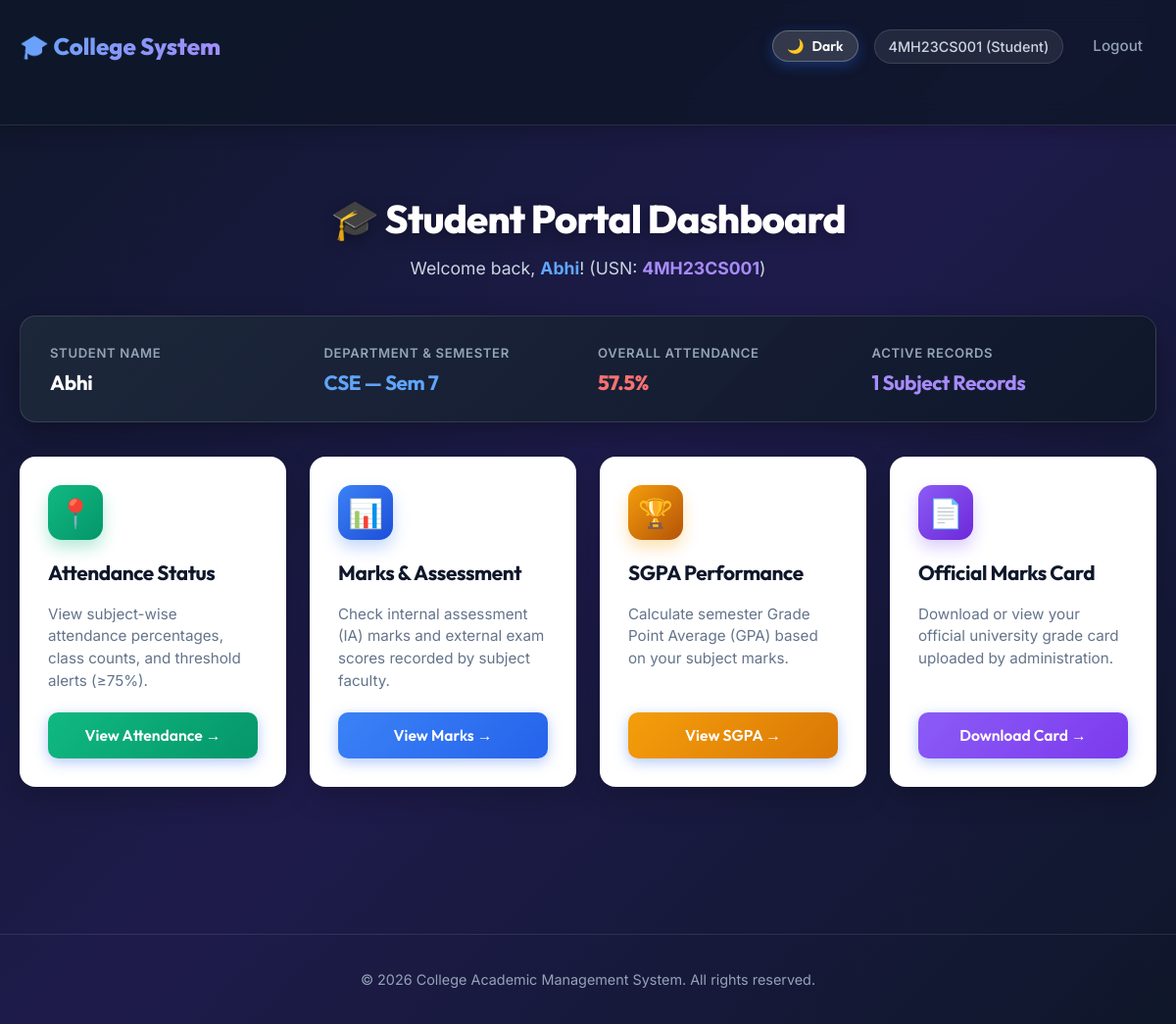
The app's page /dashboard (signed in) with its own data.
### backend/app.py (models this page shows, shortened)
class User(UserMixin, db.Model):
    id = db.Column(db.Integer, primary_key=True)
    username = db.Column(db.String(150), unique=True, nullable=False)
    password_hash = db.Column(db.String(256), nullable=False)
    role = db.Column(db.String(20), nullable=False)  # Admin, HOD, Faculty, Student
    dept = db.Column(db.String(100), nullable=True)

class Student(db.Model):
    id = db.Column(db.Integer, primary_key=True)
    usn = db.Column(db.String(50), unique=True, nullable=False)
    name = db.Column(db.String(200), nullable=False)
    dept = db.Column(db.String(100), nullable=True)
    semester = db.Column(db.Integer, nullable=True)

### backend/app.py (the view)
@app.route('/dashboard')
@login_required
def dashboard():
    role = current_user.role
    if role == 'Admin':
        return render_template('dashboard_admin.html')
    if role == 'HOD':
        return render_template('dashboard_hod.html')
    if role == 'Faculty':
        return render_template('dashboard_faculty.html')
    student = Student.query.filter_by(usn=current_user.username).first()
    avg_attendance = None
    enrolled_subjects_count = 0
    sgpa_info = None
    if student:
        att_records = Attendance.query.filter_by(student_id=student.id).all()
        if att_records:
            tot_att = sum(a.attended for a in att_records)
            tot_tot = sum(a.total for a in att_records)
            if tot_tot > 0:
                avg_attendance = round((tot_att / tot_tot) * 100, 1)
        enrolled_subjects_count = len(att_records) or Marks.query.filter_by(student_id=student.id).count()
        sgpa_info = compute_student_sgpa_details(student.id)
    return render_template('dashboard_student.html', student=student, avg_attendance=avg_attendance, enrolled_subjects_count=enrolled_subjects_count, sgpa_info=sgpa_info)

### backend/app.py (called while the page is built)
@app.context_processor
def inject_user():
    return dict(user=current_user)

@login_manager.user_loader
def load_user(user_id):
    return User.query.get(int(user_id))

def calculate_grade_and_gp(score):
    if score >= 90:
        return 'O', 10
    elif score >= 80:
        return 'A+', 9
    elif score >= 70:
        return 'A', 8
    elif score >= 60:
        return 'B+', 7
    elif score >= 50:
        return 'B', 6
    elif score >= 40:
        return 'C', 5
    else:
        return 'F', 0

### frontend/templates/dashboard_student.html (shortened to what this page needs)
{% extends 'base.html' %}
{% block content %}
<div class="dashboard-container" style="max-width: 1250px; margin: 0 auto; padding: 10px 0 50px;">
  <div class="dashboard-header" style="text-align: center; margin-bottom: 35px;">
    <h1 style="font-size: 2.5rem; font-weight: 800; color: #ffffff; margin-bottom: 8px; text-shadow: 0 4px 15px rgba(0,0,0,0.3);">
      🎓 Student Portal Dashboard
    </h1>
    <p style="font-size: 1.1rem; color: #cbd5e1;">
      Welcome back, <strong style="color: #60a5fa;">{{ student.name if student else user.username }}</strong>! (USN: <span style="color: #a78bfa; font-weight: 700;">{{ student.usn if student else user.username }}</span>)
    </p>
  </div>
  <div class="card" style="background: linear-gradient(135deg, rgba(30, 41, 59, 0.9), rgba(15, 23, 42, 0.95)); border: 1px solid rgba(255,255,255,0.12); border-radius: 16px; padding: 24px 30px; margin-bottom: 35px; box-shadow: 0 10px 30px rgba(0,0,0,0.3);">
    <div style="display: grid; grid-template-columns: repeat(auto-fit, minmax(200px, 1fr)); gap: 20px; align-items: center;">
      <div>
        <span style="font-size: 0.82rem; font-weight: 600; text-transform: uppercase; color: #94a3b8; letter-spacing: 0.05em;">Student Name</span>
        <h3 style="font-size: 1.3rem; font-weight: 700; color: #ffffff; margin: 4px 0 0;">{{ student.name if student else user.username }}</h3>
      </div>
      <div>
        <span style="font-size: 0.82rem; font-weight: 600; text-transform: uppercase; color: #94a3b8; letter-spacing: 0.05em;">Department & Semester</span>
        <h3 style="font-size: 1.3rem; font-weight: 700; color: #60a5fa; margin: 4px 0 0;">
          {{ student.dept if student and student.dept else 'CSE' }} — Sem {{ student.semester if student and student.semester else 1 }}
        </h3>
      </div>
      <div>
        <span style="font-size: 0.82rem; font-weight: 600; text-transform: uppercase; color: #94a3b8; letter-spacing: 0.05em;">Overall Attendance</span>
        <h3 style="font-size: 1.3rem; font-weight: 800; color: {% if avg_attendance >= 75 %}#34d399{% elif avg_attendance >= 60 %}#fbbf24{% else %}#f87171{% endif %}; margin: 4px 0 0;">
          {% if avg_attendance %}{{ avg_attendance }}%{% else %}N/A{% endif %}
        </h3>
      </div>
      <div>
        <span style="font-size: 0.82rem; font-weight: 600; text-transform: uppercase; color: #94a3b8; letter-spacing: 0.05em;">Active Records</span>
        <h3 style="font-size: 1.3rem; font-weight: 700; color: #a78bfa; margin: 4px 0 0;">
          {{ enrolled_subjects_count or 0 }} Subject Records
        </h3>
      </div>
    </div>
  </div>
  <div class="dashboard-grid" style="display: grid; grid-template-columns: repeat(auto-fit, minmax(260px, 1fr)); gap: 24px;">
    <div class="dashboard-card" style="background: #ffffff; border-radius: 16px; padding: 28px; box-shadow: 0 10px 30px rgba(0,0,0,0.2); border: 1px solid rgba(255,255,255,0.8); transition: all 0.3s ease; display: flex; flex-direction: column; justify-content: space-between;">
      <div>
        <div style="width: 56px; height: 56px; border-radius: 14px; background: linear-gradient(135deg, #10b981 0%, #059669 100%); display: flex; align-items: center; justify-content: center; font-size: 1.8rem; color: white; margin-bottom: 18px; box-shadow: 0 8px 16px rgba(16, 185, 129, 0.3);">
          📍
        </div>
        <h2 style="font-size: 1.3rem; font-weight: 700; color: #0f172a; margin: 0 0 10px;">Attendance Status</h2>
        <p style="color: #64748b; font-size: 0.95rem; line-height: 1.5; margin-bottom: 20px;">
          View subject-wise attendance percentages, class counts, and threshold alerts (&ge;75%).
        </p>
      </div>
      <div class="card-actions" style="margin-top: auto;">
        <a href="/student/view?type=attendance" class="btn" style="width: 100%; justify-content: center; background: linear-gradient(135deg, #10b981, #059669);">
          View Attendance →
        </a>
      </div>
    </div>
    <div class="dashboard-card" style="background: #ffffff; border-radius: 16px; padding: 28px; box-shadow: 0 10px 30px rgba(0,0,0,0.2); border: 1px solid rgba(255,255,255,0.8); transition: all 0.3s ease; display: flex; flex-direction: column; justify-content: space-between;">
      <div>
        <div style="width: 56px; height: 56px; border-radius: 14px; background: linear-gradient(135deg, #3b82f6 0%, #1d4ed8 100%); display: flex; align-items: center; justify-content: center; font-size: 1.8rem; color: white; margin-bottom: 18px; box-shadow: 0 8px 16px rgba(59, 130, 246, 0.3);">
          📊
        </div>
        <h2 style="font-size: 1.3rem; font-weight: 700; color: #0f172a; margin: 0 0 10px;">Marks & Assessment</h2>
        <p style="color: #64748b; font-size: 0.95rem; line-height: 1.5; margin-bottom: 20px;">
          Check internal assessment (IA) marks and external exam scores recorded by subject faculty.
        </p>
      </div>
      <div class="card-actions" style="margin-top: auto;">
        <a href="/student/view?type=marks" class="btn" style="width: 100%; justify-content: center; background: linear-gradient(135deg, #3b82f6, #2563eb);">
          View Marks →
        </a>
      </div>
    </div>
    <div class="dashboard-card" style="background: #ffffff; border-radius: 16px; padding: 28px; box-shadow: 0 10px 30px rgba(0,0,0,0.2); border: 1px solid rgba(255,255,255,0.8); transition: all 0.3s ease; display: flex; flex-direction: column; justify-content: space-between;">
      <div>
        <div style="width: 56px; height: 56px; border-radius: 14px; background: linear-gradient(135deg, #f59e0b 0%, #b45309 100%); display: flex; align-items: center; justify-content: center; font-size: 1.8rem; color: white; margin-bottom: 18px; box-shadow: 0 8px 16px rgba(245, 158, 11, 0.3);">
          🏆
        </div>
        <h2 style="font-size: 1.3rem; font-weight: 700; color: #0f172a; margin: 0 0 10px;">SGPA Performance</h2>
        <p style="color: #64748b; font-size: 0.95rem; line-height: 1.5; margin-bottom: 20px;">
          Calculate semester Grade Point Average (GPA) based on your subject marks.
        </p>
      </div>
      <div class="card-actions" style="margin-top: auto;">
        <a href="/student/view?type=sgpa" class="btn" style="width: 100%; justify-content: center; background: linear-gradient(135deg, #f59e0b, #d97706);">
          View SGPA →
        </a>
      </div>
    </div>
    <div class="dashboard-card" style="background: #ffffff; border-radius: 16px; padding: 28px; box-shadow: 0 10px 30px rgba(0,0,0,0.2); border: 1px solid rgba(255,255,255,0.8); transition: all 0.3s ease; display: flex; flex-direction: column; justify-content: space-between;">
      <div>
        <div style="width: 56px; height: 56px; border-radius: 14px; background: linear-gradient(135deg, #8b5cf6 0%, #6d28d9 100%); display: flex; align-items: center; justify-content: center; font-size: 1.8rem; color: white; margin-bottom: 18px; box-shadow: 0 8px 16px rgba(139, 92, 246, 0.3);">
          📄
        </div>
        <h2 style="font-size: 1.3rem; font-weight: 700; color: #0f172a; margin: 0 0 10px;">Official Marks Card</h2>
        <p style="color: #64748b; font-size: 0.95rem; line-height: 1.5; margin-bottom: 20px;">
          Download or view your official university grade card uploaded by administration.
        </p>
      </div>
      <div class="card-actions" style="margin-top: auto;">
        <a href="/student/marks-card" class="btn" style="width: 100%; justify-content: center; background: linear-gradient(135deg, #8b5cf6, #7c3aed);">
          Download Card →
        </a>
      </div>
    </div>
  </div>
</div>
{% endblock %}

### frontend/templates/base.html (shortened to what this page needs)
<!doctype html>
<html lang="en">
<head>
  <link rel="stylesheet" href="/static/css/styles.css">
</head>
<body>
  <header class="site-header">
    <div class="container header-row">
      <a href="{% if user %}/dashboard{% else %}/{% endif %}" class="brand">🎓 College System</a>
      <nav>
        <button id="theme-toggle-btn" class="btn" style="background: rgba(255,255,255,0.15); border: 1px solid rgba(255,255,255,0.25); color: #fff; padding: 6px 14px; font-size: 0.88rem; cursor: pointer; border-radius: 20px;">
          <span id="theme-btn-icon">🌙</span> <span id="theme-btn-text">Dark</span>
        </button>
        {% if user %}
          <span class="muted">{{ user.username }} ({{ user.role }})</span>
          <a href="/logout">Logout</a>
        {% else %}
          <a href="/login">Login</a>
          <a href="/signup">Sign Up</a>
        {% endif %}
      </nav>
    </div>
  </header>
  <main class="container">
    {% block content %}{% endblock %}
  </main>
  <footer style="text-align: center; color: #94a3b8; margin-top: 40px; padding: 20px; border-top: 1px solid rgba(255,255,255,0.1);">
    <p>&copy; 2026 College Academic Management System. All rights reserved.</p>
  </footer>
</body>
</html>

### frontend/static/css/styles.css (style rules this page uses)
:root { --bg-gradient: linear-gradient(135deg, #0f172a 0%, #1e1b4b 50%, #0f172a 100%); --card-bg: #ffffff; --card-shadow: 0 10px 30px -5px rgba(0, 0, 0, 0.25), 0 4px 12px -2px rgba(0, 0, 0, 0.15); --primary: #3b82f6; --primary-hover: #2563eb; --secondary: #6366f1; --accent: #10b981; --accent-purple: #8b5cf6; --danger: #ef4444; --warning: #f59e0b; --info: #06b6d4; --text-dark: #0f172a; --text-muted: #64748b; --text-light: #f8fafc; --text-light-muted: #94a3b8; --border-light: #e2e8f0; --radius-lg: 16px; --radius-md: 10px; --radius-sm: 6px; }
*, *::before, *::after { box-sizing: border-box; }
html, body { min-height: 100vh; margin: 0; padding: 0; font-family: 'Inter', system-ui, -apple-system, sans-serif; background: var(--bg-gradient); background-attachment: fixed; color: var(--text-light); line-height: 1.5; }
h1, h2, h3, h4, h5, h6 { font-family: 'Outfit', sans-serif; letter-spacing: -0.02em; }
.site-header { background: rgba(15, 23, 42, 0.85); backdrop-filter: blur(12px); border-bottom: 1px solid rgba(255, 255, 255, 0.1); position: sticky; top: 0; z-index: 1000; box-shadow: 0 4px 20px rgba(0, 0, 0, 0.2); }
.header-row { display: flex; justify-content: space-between; align-items: center; padding: 16px 28px; max-width: 1300px; margin: 0 auto; }
.brand { font-family: 'Outfit', sans-serif; font-weight: 800; font-size: 1.5rem; background: linear-gradient(135deg, #60a5fa 0%, #a78bfa 100%); -webkit-background-clip: text; background-clip: text; -webkit-text-fill-color: transparent; text-decoration: none; display: flex; align-items: center; gap: 10px; transition: transform 0.2s ease; }
nav { display: flex; align-items: center; gap: 16px; }
nav a { color: var(--text-light-muted); text-decoration: none; font-weight: 500; font-size: 0.95rem; padding: 8px 14px; border-radius: var(--radius-sm); transition: all 0.2s ease; }
nav span.muted { font-size: 0.9rem; color: #cbd5e1; background: rgba(255, 255, 255, 0.08); padding: 6px 14px; border-radius: 20px; border: 1px solid rgba(255, 255, 255, 0.12); font-weight: 500; }
.container { max-width: 1300px; margin: 0 auto; padding: 28px 20px 60px; }
.card { background: var(--card-bg); color: var(--text-dark); border-radius: var(--radius-lg); padding: 28px; box-shadow: var(--card-shadow); border: 1px solid rgba(255, 255, 255, 0.8); margin-bottom: 24px; transition: transform 0.25s ease, box-shadow 0.25s ease; }
.card h1, .card h2, .card h3, .card h4 { color: var(--text-dark); font-weight: 700; margin-top: 0; }
button, .btn { font-family: 'Outfit', sans-serif; display: inline-flex; align-items: center; justify-content: center; gap: 8px; padding: 12px 22px; font-weight: 600; font-size: 0.98rem; border-radius: var(--radius-md); border: none; cursor: pointer; background: linear-gradient(135deg, #3b82f6 0%, #2563eb 100%); color: #ffffff; text-decoration: none; box-shadow: 0 4px 14px rgba(37, 99, 235, 0.35); transition: all 0.2s ease; }
footer { text-align: center; color: var(--text-light-muted); padding: 30px 20px; border-top: 1px solid rgba(255, 255, 255, 0.08); font-size: 0.9rem; }
.dashboard-container { max-width: 1300px; margin: 0 auto; padding: 10px 0 50px; }
.dashboard-header { text-align: center; margin-bottom: 35px; }
.dashboard-header h1 { font-size: clamp(1.8rem, 4vw, 2.6rem); font-weight: 800; color: #ffffff; margin-bottom: 8px; text-shadow: 0 4px 15px rgba(0, 0, 0, 0.3); }
.dashboard-header p { font-size: clamp(0.95rem, 2vw, 1.1rem); color: #cbd5e1; max-width: 650px; margin: 0 auto; }
.dashboard-grid { display: grid; grid-template-columns: repeat(auto-fit, minmax(280px, 1fr)); gap: 24px; }
.dashboard-card { background: rgba(255, 255, 255, 0.95); backdrop-filter: blur(12px); border-radius: var(--radius-lg); padding: 28px; box-shadow: 0 10px 30px rgba(0, 0, 0, 0.2); border: 1px solid rgba(255, 255, 255, 0.8); transition: transform 0.3s ease, box-shadow 0.3s ease, border-color 0.3s ease; display: flex; flex-direction: column; justify-content: space-between; }
.dashboard-card h2 { font-size: 1.3rem; font-weight: 700; color: #0f172a; margin: 10px 0; }
.dashboard-card p { color: #64748b; font-size: 0.95rem; line-height: 1.5; margin-bottom: 20px; }
.card-actions { display: flex; gap: 12px; flex-wrap: wrap; margin-top: auto; }

### records on screen
User: username "4MH23CS001", role "Student"
Student: name "Abhi", usn "4MH23CS001", dept "CSE", semester "7"

### other values on screen
{{ avg_attendance }} "57.5"
{{ enrolled_subjects_count or 0 }} "1"
